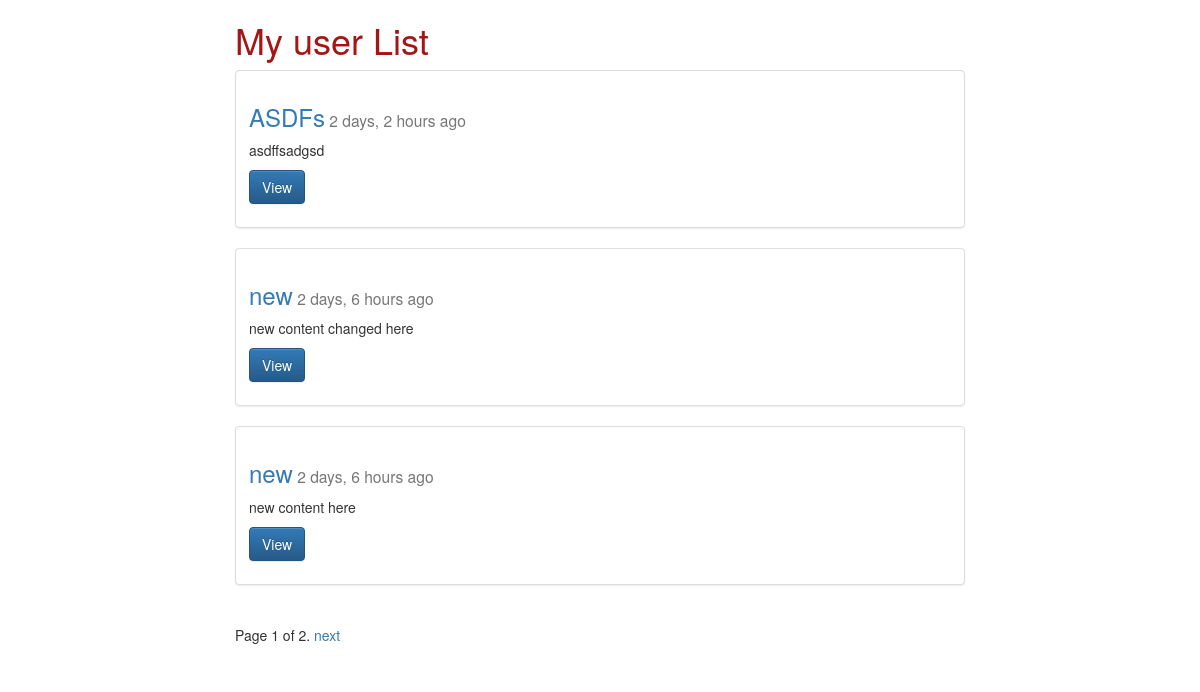
/posts/, run on an earlier commit of the app's database.
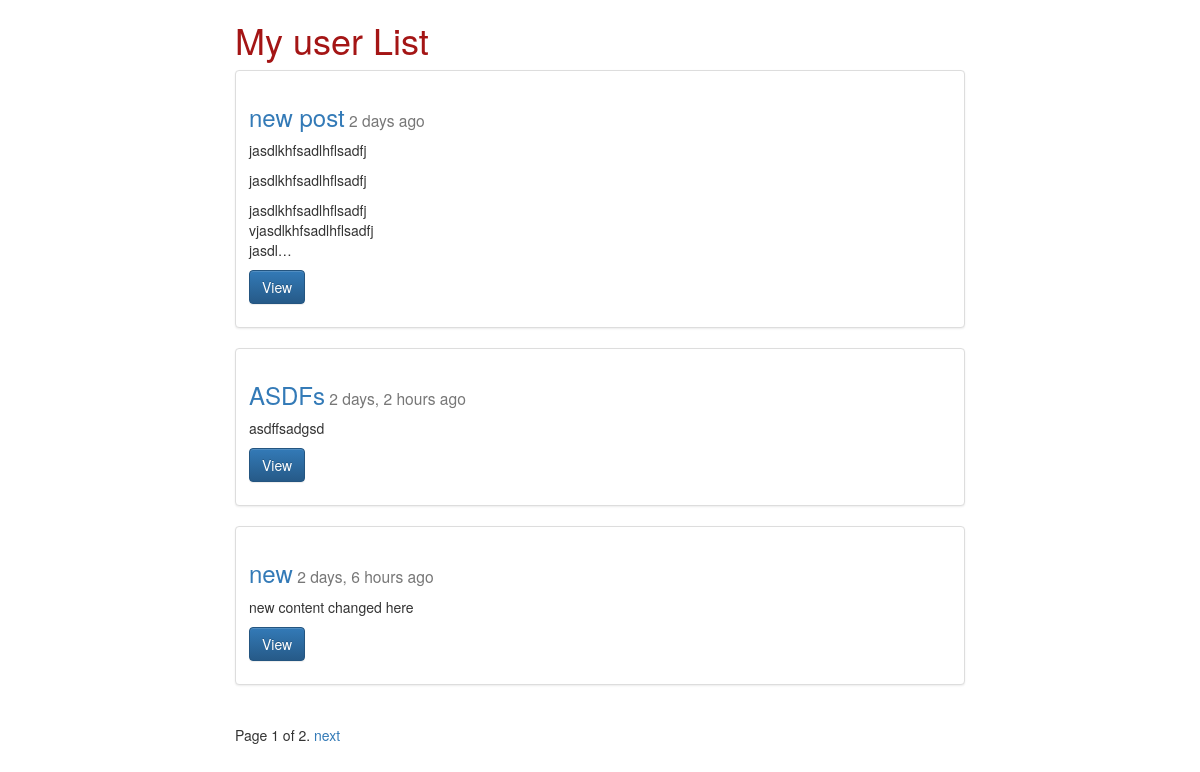
And on a later commit of the database.
### posts/models.py (models this page shows, shortened)
class Post(models.Model):
    user = models.ForeignKey(settings.AUTH_USER_MODEL, default=1)
    title = models.CharField(max_length=120)
    content = models.TextField()
    updated = models.DateTimeField(auto_now=True, auto_now_add=False)
    timestamp = models.DateTimeField(auto_now=False, auto_now_add=True)
    def get_absolute_url(self):
        return reverse("posts:detail", kwargs={"id": self.id})
    class Meta:
        ordering = ["-id"]

### posts/views.py (the view)
def posts_list(request):
    queryset_list = Post.objects.all().order_by("-timestamp")
    paginator = Paginator(queryset_list, 3)  # Show 25 contacts per page
    page_request_var = "page"
    page = request.GET.get(page_request_var)
    try:
        queryset = paginator.page(page)
    except PageNotAnInteger:
        queryset = paginator.page(1)
    except EmptyPage:
        queryset = paginator.page(paginator.num_pages)
    context = {
            "object_list": queryset,
            "title": "My user List",
            "page_request_var": page_request_var,
    }
    return render(request, "post_list.html", context)

### templates/post_list.html (shortened to what this page needs)
{% extends "base.html" %}
{% block content %}
    <div class='col-sm-8 col-sm-offset-2'>
<h1>{{ title }}</h1>
{% for obj in object_list %}
<div class="row">
  <div class="col-sm-12">
    <div class="thumbnail">
      <div class="caption">
        <h3><a href='{{ obj.get_absolute_url }}'>{{ obj.title }}</a><small> {{ obj.timestamp |timesince}} ago<br/></small></h3>
        <p>{{ obj.content|linebreaks |truncatechars:120 }}</p>
        <p><a href="{{ obj.get_absolute_url }}" class="btn btn-primary" role="button">View</a> </p>
      </div>
    </div>
  </div>
</div>
{% endfor %}
    <div class="pagination">
    <span class="step-links">
        <span class="current">
            Page {{ object_list.number }} of {{ object_list.paginator.num_pages }}.
        </span>
        {% if object_list.has_next %}
            <a href="?{{ page_request_var }}={{ object_list.next_page_number }}">next</a>
        {% endif %}
    </span>
</div>
</div>
    </div>
{% endblock content %}

### templates/base.html (shortened to what this page needs)
{%  load staticfiles %}
<!DOCTYPE html>
<html lang="en">
<head>
    <link rel="stylesheet" href="https://maxcdn.bootstrapcdn.com/bootstrap/3.3.7/css/bootstrap.min.css">
    <link rel="stylesheet" href="https://maxcdn.bootstrapcdn.com/bootstrap/3.3.7/css/bootstrap-theme.min.css">
    <link rel='stylesheet' href='{% static "css/base.css" %}'/>
</head>
<body>
<div class='container'>
    {% block content %}{% endblock content %}
</body>
</html>

### static/css/base.css (style rules this page uses)
h1 { color: #a41515; }

What changed in the data, as far as the page shows it:
no longer on this page (row unchanged): Post: title "new", timestamp "2 days, 6 hours", content "new content here"
added Post: title "new post", timestamp "2 days", content "jasdlkhfsadlhflsadfj jasdlkhfsadlhflsadfj jasdlkhfsadlhflsadfj vjasdlkhfsadlhflsadfj jasdl…"
